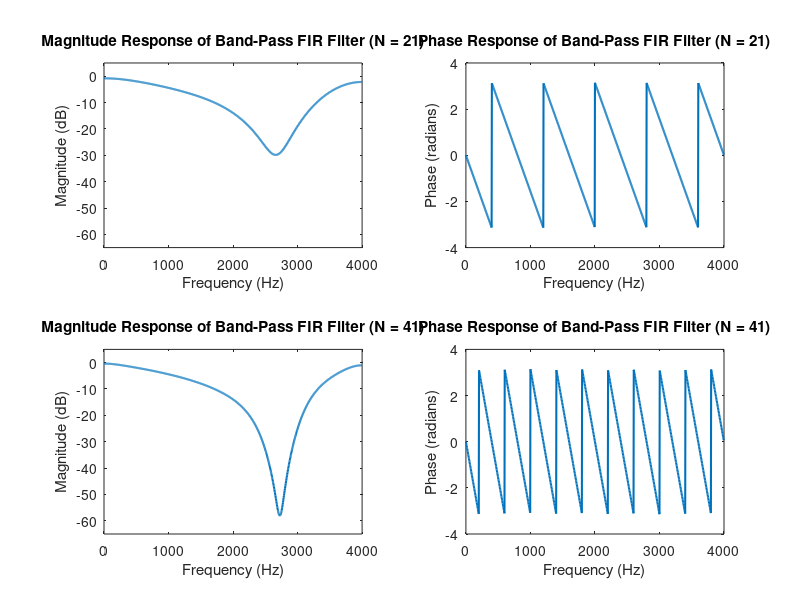

Here is the MATLAB script that generated this plot:
% linear phase band-pass FIR filter
% sampling frequency
fs = 8000; 
% lower cutoff frequency
fc1 = 2500; 
% upper cutoff frequency
fc2 = 3000;
% filter lengths
N1 = 21; 
N2 = 41; 

% normalized lower cutoff
normalized_fc1 = fc1 / (fs / 2);
% normalized lower cutoff
normalized_fc2 = fc2 / (fs / 2); 

% frequency vector for 'fir2'
% [0, fc1, fc2, fs/2]
freqs = [0, normalized_fc1, normalized_fc2, 1]; 
% Desired magnitude response [passband, stopband, passband]
mags = [1, 0, 0, 1]; 

% fir2 filter design
h1 = fir2(N1-1, freqs, mags); 
h2 = fir2(N2-1, freqs, mags); 

% filter coefficients
disp('Filter coefficients for N = 21:');
disp(h1);
disp('Filter coefficients for N = 41:');
disp(h2);

% [h,w] = freqz(b,a,n) returns the frequency response of the specified digital filter. 
% specify a digital filter with numerator coefficients b and denominator coefficients a. 
% The function returns the n-point frequency response vector in h 
% and the corresponding angular frequency vector w.
[H1, w1] = freqz(h1, 1, 1024, fs);
[H2, w2] = freqz(h2, 1, 1024, fs);

% magnitude spectrum for N=21
subplot(2, 2, 1);
plot(w1, 20*log10(abs(H1)), 'LineWidth', 1.5);
title('Magnitude Response of Band-Pass FIR Filter (N = 21)');
xlabel('Frequency (Hz)');
ylabel('Magnitude (dB)');
ylim([-65 5]);

% phase spectrum for N=21
subplot(2, 2, 2);
plot(w1, angle(H1), 'LineWidth', 1.5);
title('Phase Response of Band-Pass FIR Filter (N = 21)');
xlabel('Frequency (Hz)');
ylabel('Phase (radians)');

% magnitude spectrum for N=41
subplot(2, 2, 3);
plot(w1, 20*log10(abs(H2)), 'LineWidth', 1.5);
title('Magnitude Response of Band-Pass FIR Filter (N = 41)');
xlabel('Frequency (Hz)');
ylabel('Magnitude (dB)');
ylim([-65 5]);

% phase spectrum for N=41
subplot(2, 2, 4);
plot(w2, angle(H2), 'LineWidth', 1.5);
title('Phase Response of Band-Pass FIR Filter (N = 41)');
xlabel('Frequency (Hz)');
ylabel('Phase (radians)');
